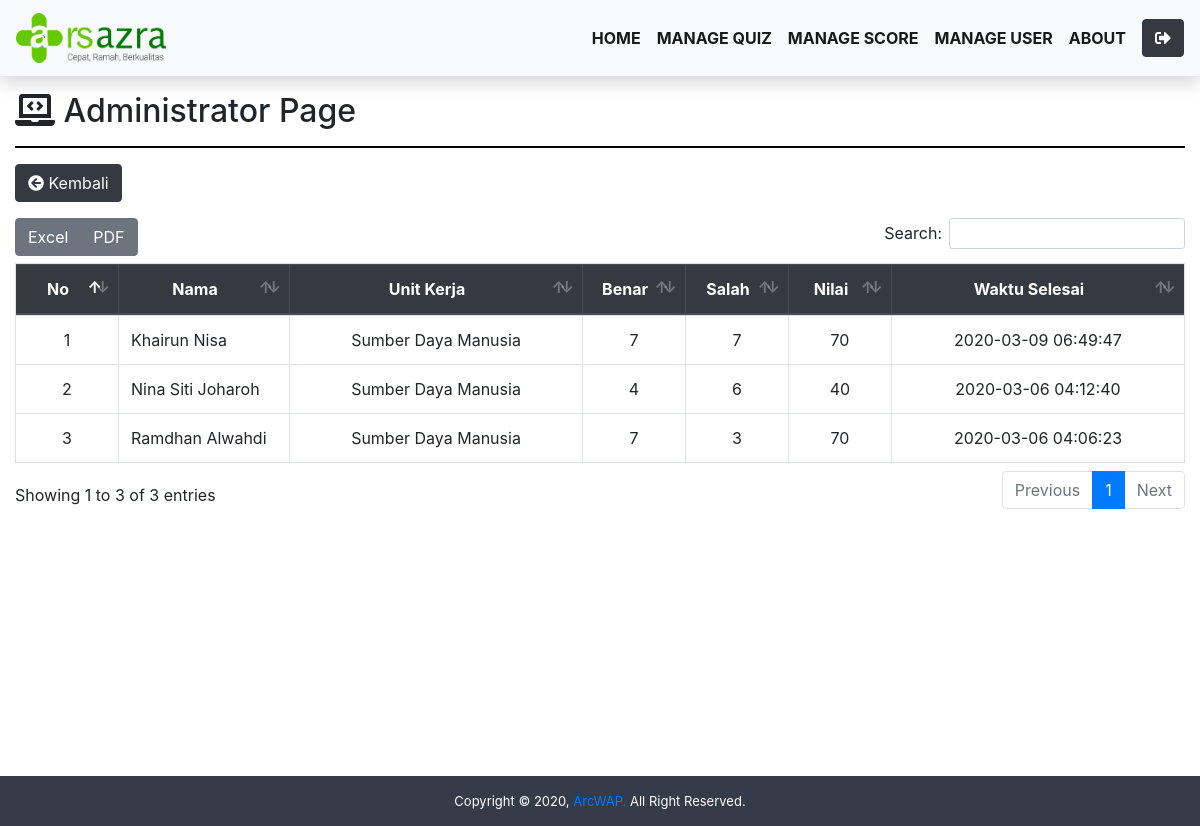
/dashboard/detailNilai.php?idquiz=5e61c6a35290f (signed in), run on the app's committed database.
### tables this page shows
CREATE TABLE `tbl_histori` (
  `username` varchar(100) NOT NULL,
  `idquiz` text NOT NULL,
  `score` int(11) NOT NULL,
  `jawabandijawab` int(11) NOT NULL,
  `jawabanbenar` int(11) NOT NULL,
  `jawabansalah` int(11) NOT NULL,
  `tanggal` timestamp NOT NULL DEFAULT CURRENT_TIMESTAMP ON UPDATE CURRENT_TIMESTAMP
);

CREATE TABLE `tbl_akun` (
  `id` int(11) NOT NULL,
  `nama` varchar(100) NOT NULL,
  `username` varchar(100) NOT NULL,
  `password` varchar(500) NOT NULL,
  `level` varchar(50) NOT NULL,
  `jeniskelamin` varchar(50) NOT NULL,
  `unitkerja` varchar(100) NOT NULL
);

### config/functions.php (called while the page is built, shortened)
<?php
$host     = "localhost";
$username = "root";
$password = "";
$database = "db_quizazra";
$conn = mysqli_connect($host, $username, $password, $database);
function query($query) {
    global $conn;
    $result = mysqli_query($conn, $query);
    $rows = [];
    while ($fetch = mysqli_fetch_assoc($result)) {
    $rows[] = $fetch;
    }
    return $rows;
}
?>

### dashboard/detailNilai.php (the view, shortened to what this page needs)
<?php
require '../config/functions.php';
$idquiz = $_GET['idquiz'];
$tanggal = $_POST['tanggal'];
$result = query("SELECT b.nama, b.unitkerja, a.jawabanbenar, a.jawabansalah, a.score, a.tanggal FROM tbl_histori as a left join tbl_akun as b on a.username = b.username where idquiz = '$idquiz' AND tanggal LIKE '%$tanggal%' ORDER BY nama ASC");
?>
<!DOCTYPE html>
<html lang="en">
<head>
    <link rel="stylesheet" href="../assets/css/bootstrap.min.css">
    <link rel="stylesheet" href="../assets/css/all.css">
    <link rel="stylesheet" href="../assets/css/dindex.css">
    <link rel="stylesheet" href="../assets/css/dataTables.bootstrap4.min.css">
    <link rel="stylesheet" href="../assets/css/buttons.bootstrap4.min.css">
</head>
<body>
    <nav class="navbar sticky-top navbar-expand-sm navbar-light shadow bg-light">
            <a class="navbar-brand">
                <img src="../assets/img/logoaz.png" width="150" height="50" alt="rsazra">
            </a>
            <div class="collapse navbar-collapse" id="navbarNav">
                <ul class="navbar-nav ml-auto font-weight-bold">
                    <li class="nav-item active">
                        <a class="nav-link" href="index.php">HOME</a>
                    </li>
                    <li class="nav-item active">
                        <a class="nav-link" href="manageQuiz.php">MANAGE QUIZ</a>
                    </li>
                    <li class="nav-item active">
                        <a class="nav-link" href="manageScore.php">MANAGE SCORE</a>
                    </li>
                    <li class="nav-item active">
                        <a class="nav-link" href="manageUser.php">MANAGE USER</a>
                    </li>
                    <li class="nav-item active">
                        <a class="nav-link" href="aboutMe.php">ABOUT</a>
                    </li>
                </ul>
                <a href="../config/logout.php" class="ml-2 btn btn-dark"><i class="fas fa-sign-out-alt"></i></a>
            </div>
    </nav>
    <div class="container-fluid">
        <div class="row">
            <div class="col-sm mt-3">
                <h2><i class="fas fa-laptop-code"></i> Administrator Page </h2>
                <hr style="border-top: 2px solid black">
            </div>
        </div>
        <a href="manageScore.php" class="btn btn-dark mb-3"><i class="fas fa-arrow-circle-left"></i> Kembali</a>
        <div class="row">
            <div class="col-sm">
                <table id="detail" class="table table-responsive-sm table-hover table-bordered text-center">
                    <thead class="thead-dark">
                        <tr>
                            <th width="60px" scope="col">No</th>
                            <th scope="col">Nama</th>
                            <th width="250px" scope="col">Unit Kerja</th>
                            <th width="60px" scope="col">Benar</th>
                            <th width="60px" scope="col">Salah</th>
                            <th width="60px" scope="col">Nilai</th>
                            <th width="250px" scope="col">Waktu Selesai</th>
                        </tr>
                    </thead>
                    <tbody>
                    <?php $i=1; ?>
                    <?php foreach($result as $quiz) : ?>
                        <tr>
                            <td><?=$i++?></td>
                            <td class="text-left"><?=$quiz['nama']?></td>
                            <td><?=$quiz['unitkerja']?></td>
                            <td><?=$quiz['jawabanbenar']?></td>
                            <td><?=$quiz['jawabansalah']?></td>
                            <td><?=$quiz['score']?></td>
                            <td><?=$quiz['tanggal']?></td>
                        </tr>
                    <?php endforeach; ?>
                    </tbody>
                </table>
            </div>
        </div>
    </div>
    <footer>
        Copyright &copy; 2020, <a href="https://arcwap.site/">ArcWAP.</a> All Right Reserved.
    </footer>
</body>
</html>

### assets/css/all.css (style rules this page uses)
.fa, .fas, .far, .fal, .fad, .fab { -moz-osx-font-smoothing: grayscale; -webkit-font-smoothing: antialiased; display: inline-block; font-style: normal; font-variant: normal; text-rendering: auto; line-height: 1; }
.fa-arrow-circle-left:before { content: "\f0a8"; }
.fa-laptop-code:before { content: "\f5fc"; }
.fa-sign-out-alt:before { content: "\f2f5"; }
.fa, .fas { font-family: 'Font Awesome 5 Free'; font-weight: 900; }

### assets/css/dindex.css (style rules this page uses)
.container-fluid { min-height: 700px; }
footer { bottom: 0; width: 100%; height: 50px; line-height: 50px; background-color: #353b48; color: #ffff; text-align: center; font-size: 13px; }

### data on the page
tbl_histori: tbl_akun.nama "Khairun Nisa", tbl_akun.unitkerja "Sumber Daya Manusia", jawabanbenar "7", jawabansalah "7", score "70", tanggal "2020-03-09 06:49:47"
tbl_histori: tbl_akun.nama "Nina Siti Joharoh", tbl_akun.unitkerja "Sumber Daya Manusia", jawabanbenar "4", jawabansalah "6", score "40", tanggal "2020-03-06 04:12:40"
tbl_histori: tbl_akun.nama "Ramdhan Alwahdi", tbl_akun.unitkerja "Sumber Daya Manusia", jawabanbenar "7", jawabansalah "3", score "70", tanggal "2020-03-06 04:06:23"
